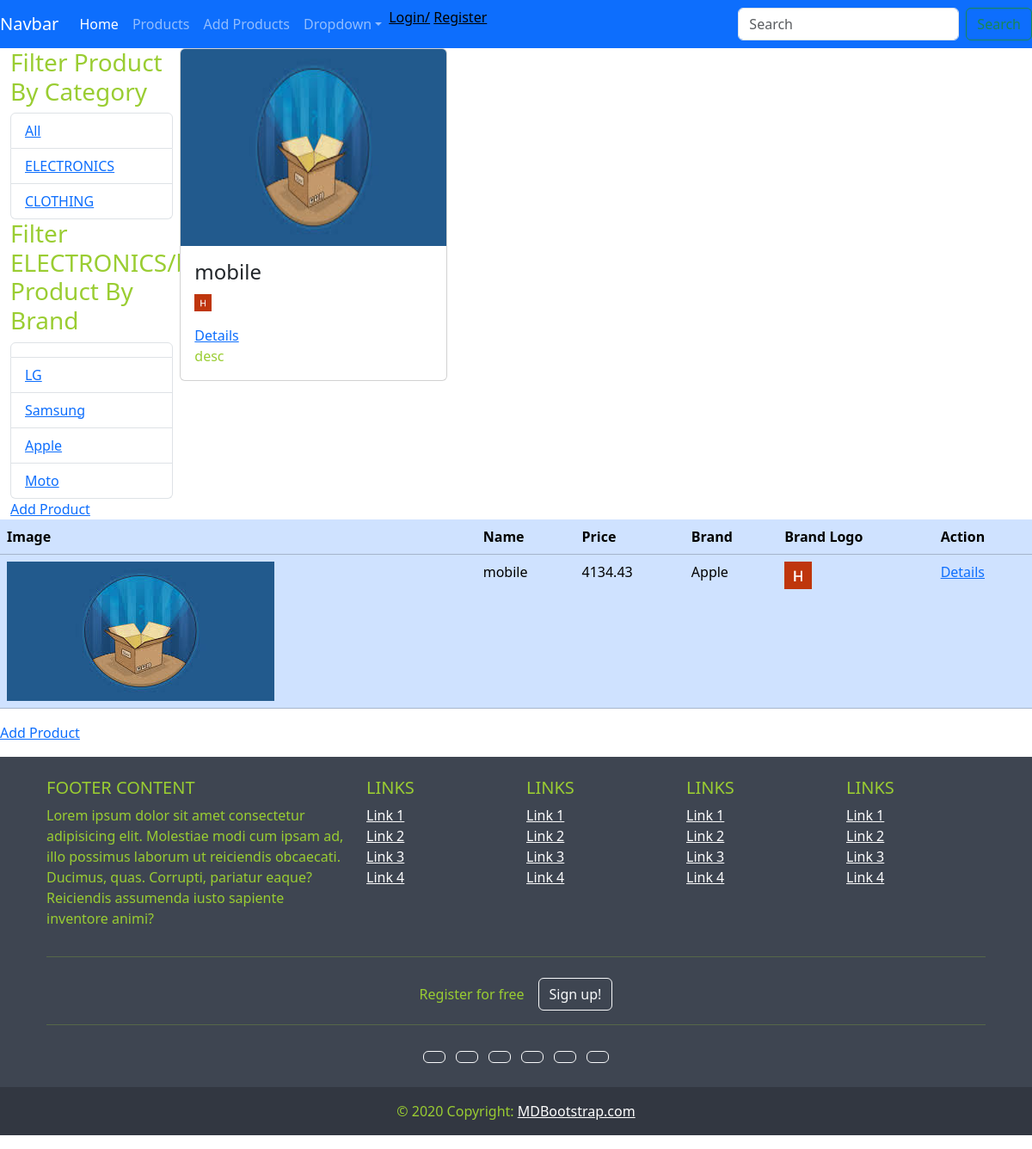
Page /product/serach_product/category/ELECTRONICS/brand/Apple/ on the committed database.
### product/models.py (models this page shows, shortened)
class Category(models.Model):
    name = models.CharField(max_length=100,choices=CATEGORY_CHOICES)
    description = models.TextField()
    def __str__(self) -> str:
        return self.name

class Brand(models.Model):
    name = models.CharField(max_length=50)
    logo = models.ImageField(upload_to='logo')

class Product(models.Model):
    name =  models.CharField(max_length=100)
    price = models.DecimalField(decimal_places=2,max_digits=10)
    brand = models.ForeignKey(Brand,on_delete=models.CASCADE,null=True)
    size = models.DecimalField(decimal_places=2,max_digits=4)
    description = models.CharField(max_length=500)
    color = models.CharField(max_length=20)
    image = models.ImageField(upload_to='images/product_image',default='images/product_image/p1.jpeg')
    category = models.ManyToManyField(Category)
    weight = models.DecimalField(decimal_places=2,max_digits=4)
    created_at = models.DateTimeField(auto_now_add=True)
    updated_at = models.DateTimeField(auto_now=True)
    quantity = models.IntegerField(default=0)

### product/views.py (the view)
# urls.py: path('serach_product/category/<str:name>/brand/<str:b_name>/',views.filter_product_by_brand,name='brand')
def filter_product_by_brand(request,name,b_name):
    brand = get_object_or_404(Brand,name=b_name)      #samsung
    category = get_object_or_404(Category,name=name)  #electronic
    products = category.product_set.all()  #product which comes under electronic
    brands = {i.brand.name for i in products.select_related('brand')}
    products = list(filter(lambda p:True if p.brand == brand else False,products))
    categories = Category.objects.all()                # all category
    context = {
         'products':products,
         'category':category,
         'categories':categories,
         'brands':brands,
         }
    return render(request,"product/products.html",context)

### product/templates/product/products.html (shortened to what this page needs)
{% extends 'base.html' %}
{% block content %}
<div class="table-responsive">
    <div class="container-fluid">
        <div class="row justify-content-center  g-2 ">
            <div class="col-2">
                <h3>
                    Filter Product By Category
                </h3>
                <ul class="list-group">
                    <li class="list-group-item">
                        <a href="{% url 'show-product' %}">
                            All
                        </a>
                    </li>
                    {% for category in categories %}
                    {% if category.name == request.path|cut:"/product/serach_product/category/" %}
                    <li style="background-color: aqua;" class="list-group-item">
                        <a  href="{% url 'category' category.name %}">
                            {{category.name}}
                        </a>
                        {% else %}
                        <li class="list-group-item">
                        <a href="{% url 'category' category.name %}">
                            {{category.name}}
                        </a>
                        {% endif %}
                    </li>
                    {% endfor %}
                </ul>
                <h3>{% if brands %}
                    Filter {{request.path|slice:"33:" }} Product By Brand
                </h3>
                {% endif %}
                <ul class="list-group">
                    <li class="list-group-item">
                    {% for brand in brands %}
                    {% if brand == request.path|cut:"/product/serach_product/category/request.session.category/brand/" %}
                    <li style="background-color: aqua;" class="list-group-item">
                        <a  href="{% url 'brand' category brand %}">
                            {{brand}}
                        </a>
                        {% else %}
                        <li class="list-group-item">
                        <a href="{% url 'brand' category brand %}">
                            {{brand}}
                        </a>
                        {% endif %}
                    </li>
                    {% endfor %}
                </ul>
        </div>
        <div class="col-10">
            <div class="row">
                {% for product in products %}
                    <div class="col-4">
                        <div class="card text-start">
                            <img class="card-img-top" src="{{ product.image.url }}" height="228.67  " alt="Title" />
                            <div class="card-body">
                                <h4 class="card-title">{{ product.name}}</h4>
                                <p>{% if product.brand.logo %}
                                    <img src="{{product.brand.logo.url}}" height="20" width="20"
                                        alt="no image">
                                    {% endif %}
                                </p>
                                <a href="/product/details/{{product.id}}">Details</a>
                                <p class="card-text">{{product.description}}</p>
                            </div>
                        </div>
                    </div>
                {% endfor %}
            </div>
        </div>
    </div>
<a href="{% url 'add-product' %}">Add Product</a>
</div>
<div class="table-responsive">
    <table class="table table-primary">
        <thead>
            <tr>
                <th scope="col">Image</th>
                <th scope="col">Name</th>
                <th scope="col">Price</th>
                <th scope="col">Brand</th>
                <th scope="col">Brand Logo</th>
                <th scope="col">Action</th>
            </tr>
        </thead>
        <tbody>
            {% for product in products %}
            <tr class="">
                <td scope="row"><img src="{{product.image.url}}"
                         alt="no image"></td>
                <td>{{product.name}}
                </td>
                <td>{{product.price}}
                </td>
                <td>
                    {{product.brand.name}}</td>
                <td>{% if product.brand.logo %}
                    <img src="{{product.brand.logo.url}}"
                         alt="no image">
                    {% endif %}
                </td>
                <td>
                    <a href="/product/details/{{product.id}}">Details</a>
                </td>
            </tr>
            {% endfor %}
        </tbody>
    </table>
<a href="{% url 'add-product' %}">Add Product</a>
</div>
{% endblock %}

### static/css/style.css (style rules this page uses)
* { color:yellowgreen; }

### rows in the picture
Category: name "ELECTRONICS"
Category: name "CLOTHING"
Brand: brands "LG"
Brand: brands "Samsung"
Brand: brands "Apple"
Brand: brands "Moto"
Product: image (picture), name "mobile", brand.logo (picture), description "desc", price "4134.43", brand.name "Apple"

### other values in the picture
{{ request.path|slice:"33:" }} "ELECTRONICS/brand/Apple/"
